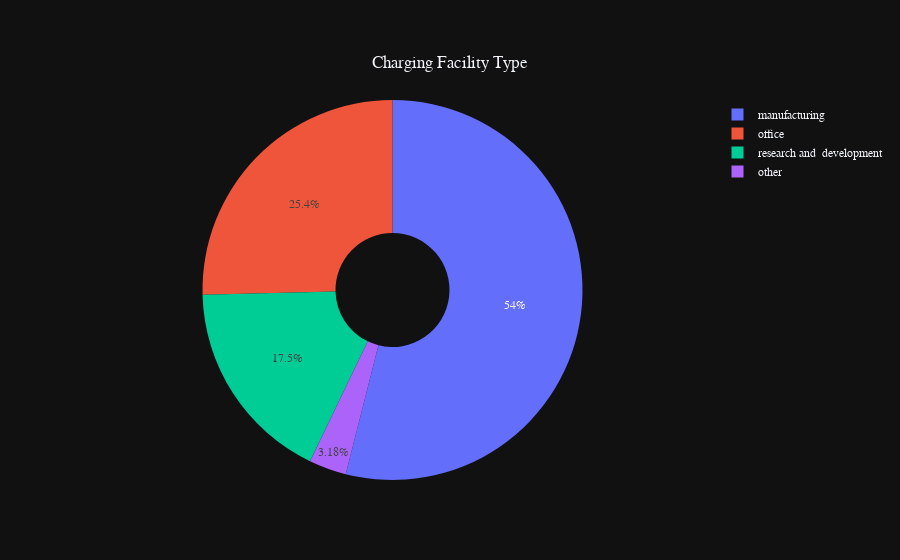

Here is the notebook cell this chart was saved with:
### Markdown cell above
# Charging facility types

### Code cell
JupyVisualiser.facility_pie_chart(ev_data, "Charging Facility Type")

### Figure 1 — Plotly figure (JSON) as saved in the notebook; plotly's stock layout.template omitted (floating-point values rounded to 4 significant figures)
{"data": [{"hole": 0.3, "labels": ["manufacturing", "office", "research and \ndevelopment", "other"], "type": "pie", "values": [1832, 862, 593, 108]}], "layout": {"font": {"family": "Courier New, monospace", "size": 12}, "title": {"text": "Charging Facility Type", "x": 0.5, "xanchor": "center", "y": 0.9, "yanchor": "top"}}}
